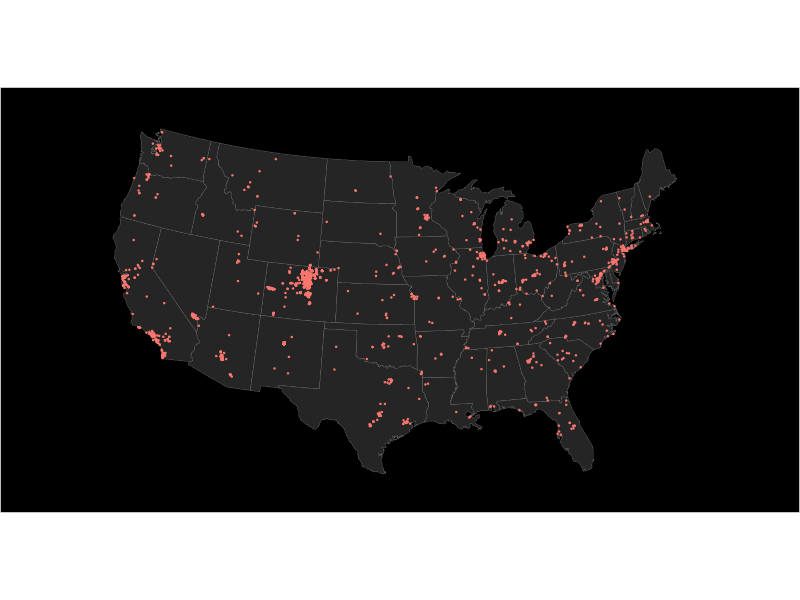

Source code (R): (Note: this script raises an error after producing the figure.)
library(ggplot2)
library(gganimate)

setwd('/home/marcela/Coding/EWE-reporting/Colorado')
Colorado=read.csv("Colorado_Clean.csv")
Colorado<-Colorado[!(Colorado$longitude<=-145 | Colorado$latitude>=50 | Colorado$latitude<=28),]
Colorado$date=as.Date(Colorado$created_at)
Colorado$date_time=as.POSIXct(Colorado$created_at, format="%Y-%m-%d %H")

p <-ggplot(Colorado, aes(x=longitude, y=latitude, color = "firebrick4",frame=date))+
  borders("state",fill="#252525",size=0.1)+
  geom_point(size=0.2)+
  coord_map("lambert", lat0=20, lat=50)+
  theme(axis.line=element_blank(),
        axis.text.x=element_blank(),
        axis.text.y=element_blank(),
        axis.ticks=element_blank(),
        axis.title.x=element_blank(),
        axis.title.y=element_blank(),
        legend.position="none",
        panel.background=element_rect(fill="black"),
        panel.border=element_blank(),
        panel.grid.major=element_blank(),
        panel.grid.minor=element_blank(),
        plot.background=element_rect(fill="black"),
        plot.title = element_text(family="Garamond", hjust=0.5,lineheight=.8, 
                                  colour = "white",size=16))

gganimate(p,ani.width=1200, ani.height=800,interval=0.2,"Colorado.gif", title_frame = TRUE)  
